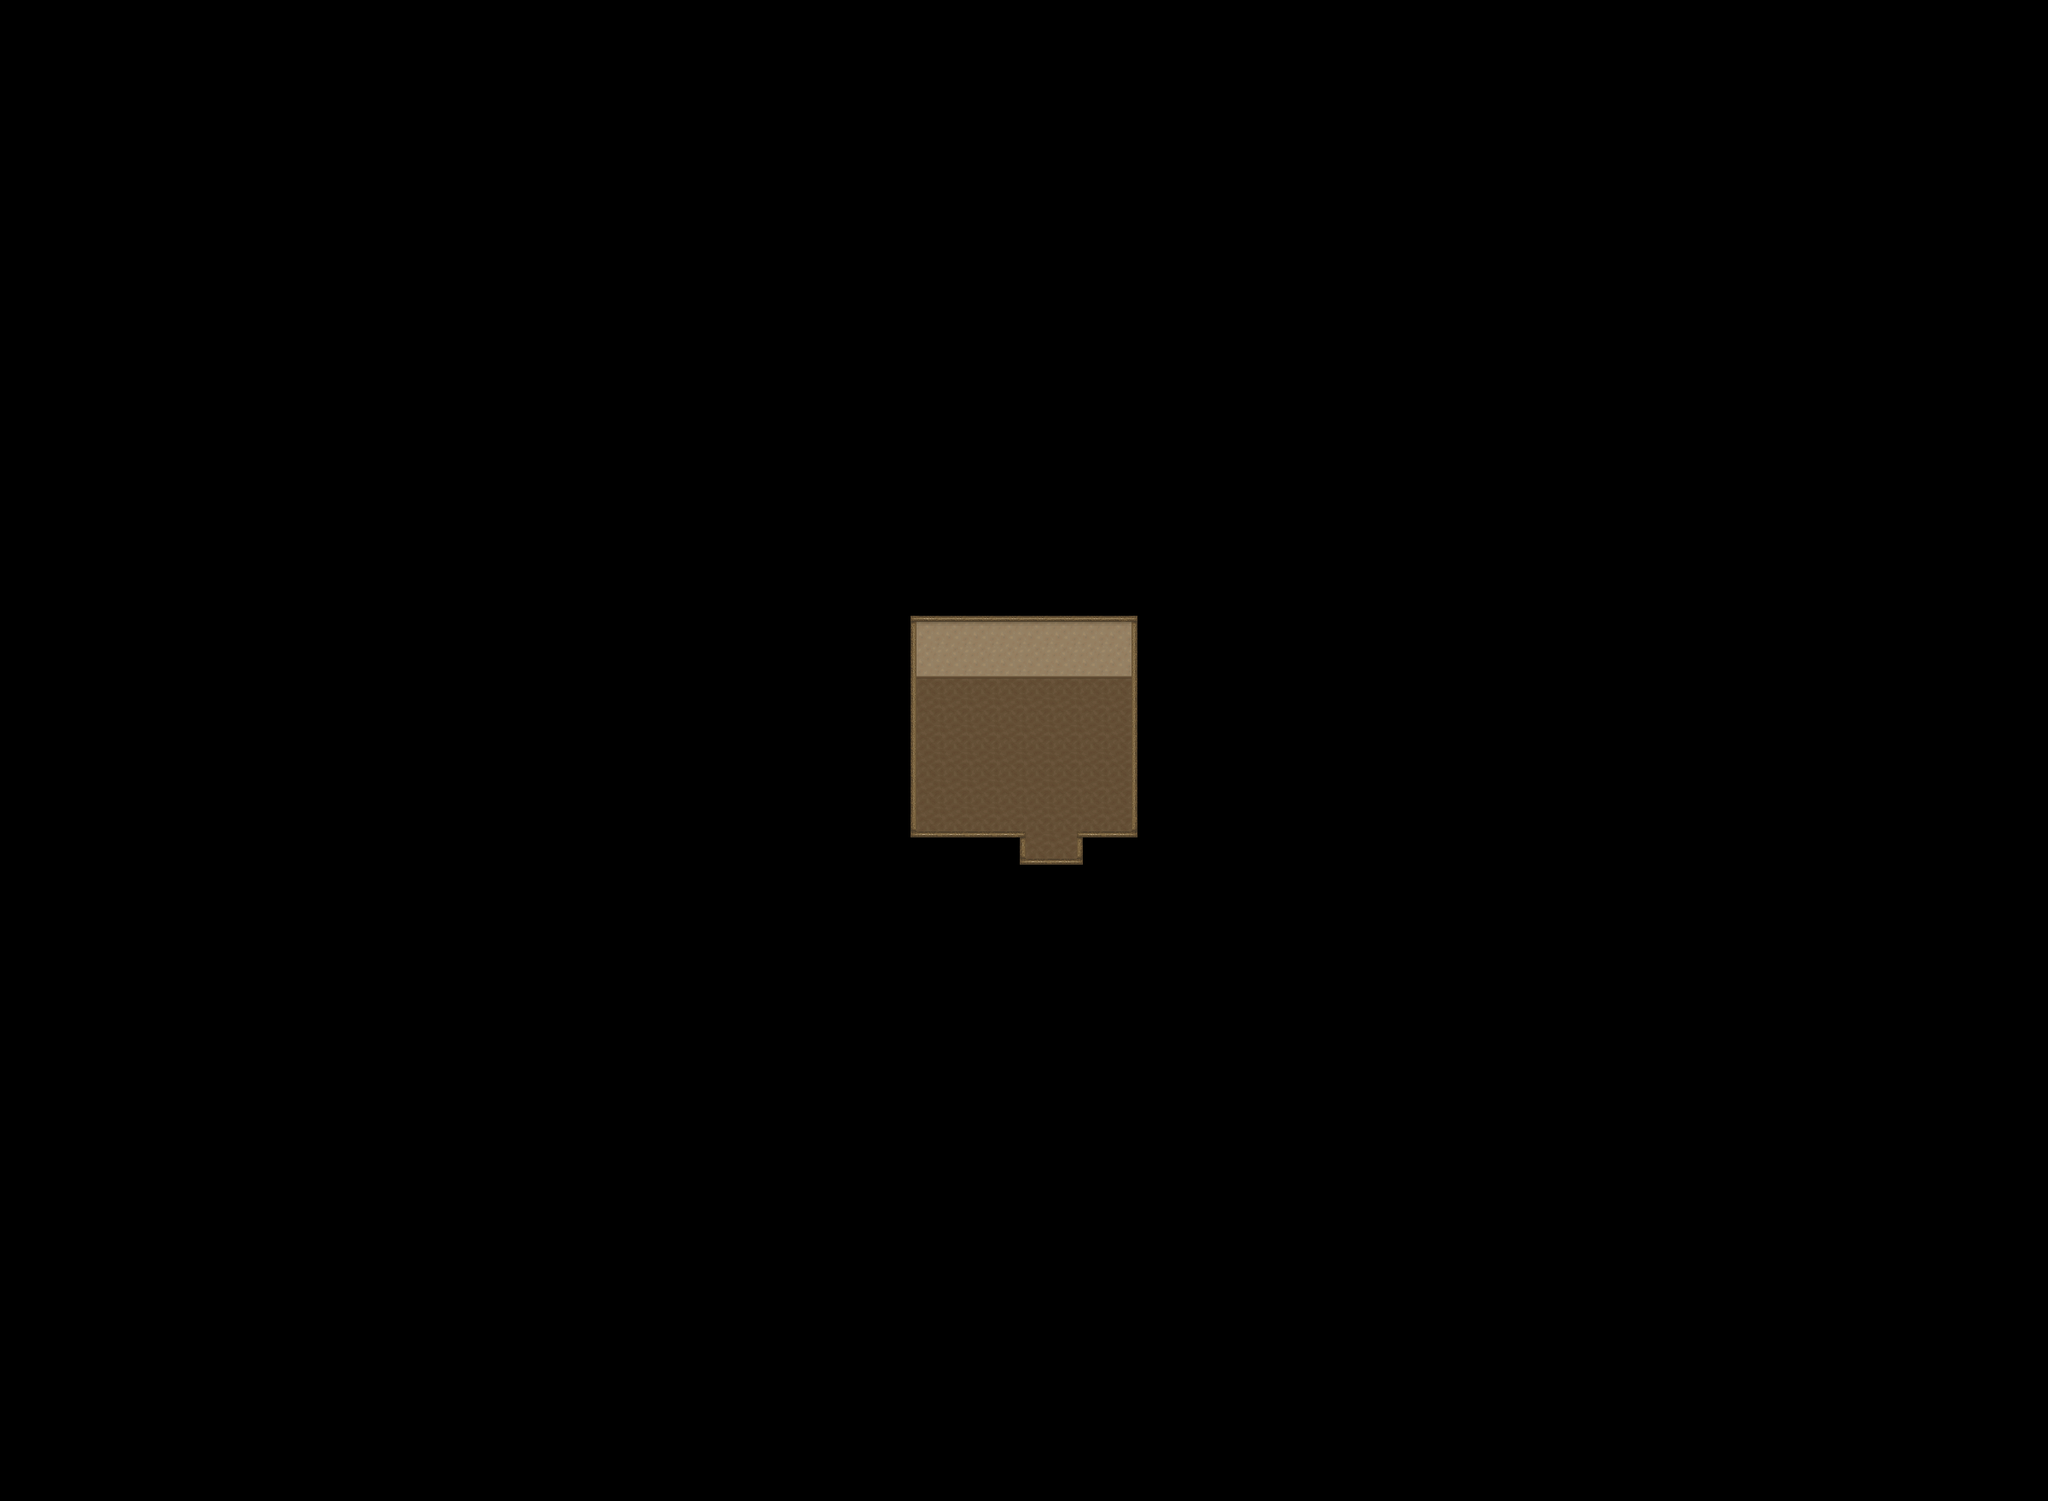

A level layout from a 2D game, rendered from its tile map. Below: a short description, then the map file with tile-grid data replaced by summaries:
An orthogonal 75x55 tile map with 32x32 px tiles, 7 tile layers (Ground, Ground 2, Ground 3, Fringe, ...), 2 hidden layers not drawn, 11 tilesets and 1 object (warp).

<map version="1.4" tiledversion="1.4.1" orientation="orthogonal" renderorder="right-down" compressionlevel="0" width="75" height="55" tilewidth="32" tileheight="32" infinite="0" nextlayerid="11" nextobjectid="21">
 <properties>
  <property name="license" value="CC BY-SA 3.0" />
  <property name="manaplus version" value="2" />
  <property name="minimap" value="graphics/minimaps/020-2-11.png" />
  <property name="music" value="faith.ogg" />
  <property name="name" value="Ramshackle Hut" />
 </properties>
 <tileset firstgid="1" name="Collision" tilewidth="32" tileheight="32" tilecount="9" columns="3">
  <image source="../graphics/tilesets/collision.png" width="96" height="96" />
 </tileset>
 <tileset firstgid="10" name="desert-ground" tilewidth="32" tileheight="32" tilecount="256" columns="16">
  <image source="../graphics/tilesets/desert-ground.png" width="512" height="512" />
 </tileset>
 <tileset firstgid="266" name="desert-accessory" tilewidth="32" tileheight="32" tilecount="128" columns="16">
  <image source="../graphics/tilesets/desert-accessory.png" width="512" height="256" />
 </tileset>
 <tileset firstgid="394" name="desert-hut-indoor" tilewidth="32" tileheight="32" tilecount="160" columns="16">
  <image source="../graphics/tilesets/desert-hut-indoor.png" width="512" height="320" />
 </tileset>
 <tileset firstgid="554" name="desert-hut-indoor-accessory-x1x2" tilewidth="32" tileheight="64" tilecount="32" columns="8">
  <image source="../graphics/tilesets/desert-hut-indoor-accessory-x1x2.png" width="256" height="256" />
 </tileset>
 <tileset firstgid="586" name="desert-hut-indoor-accessory-x1x3" tilewidth="32" tileheight="96" tilecount="27" columns="9">
  <image source="../graphics/tilesets/desert-hut-indoor-accessory-x1x3.png" width="288" height="288" />
 </tileset>
 <tileset firstgid="613" name="desert-hut-indoor-accessory" tilewidth="32" tileheight="32" tilecount="64" columns="8">
  <image source="../graphics/tilesets/desert-hut-indoor-accessory.png" width="256" height="256" />
 </tileset>
 <tileset firstgid="677" name="hurns-indoor-accessory" tilewidth="32" tileheight="32" tilecount="128" columns="8">
  <image source="../graphics/tilesets/hurns-indoor-accessory.png" width="256" height="512" />
 </tileset>
 <tileset firstgid="805" name="sunlight-x4x4" tilewidth="128" tileheight="128" tilecount="4" columns="4">
  <image source="../graphics/tilesets/sunlight-x4x4.png" width="512" height="128" />
  <tile id="0">
   <animation>
    <frame tileid="0" duration="5000" />
    <frame tileid="1" duration="200" />
    <frame tileid="2" duration="200" />
    <frame tileid="3" duration="500" />
    <frame tileid="2" duration="200" />
    <frame tileid="1" duration="200" />
   </animation>
  </tile>
  <tile id="1">
   <animation>
    <frame tileid="1" duration="100" />
    <frame tileid="0" duration="5000" />
    <frame tileid="1" duration="200" />
    <frame tileid="2" duration="200" />
    <frame tileid="3" duration="500" />
    <frame tileid="2" duration="200" />
    <frame tileid="1" duration="100" />
   </animation>
  </tile>
  <tile id="2">
   <animation>
    <frame tileid="1" duration="200" />
    <frame tileid="0" duration="5000" />
    <frame tileid="1" duration="200" />
    <frame tileid="2" duration="200" />
    <frame tileid="3" duration="500" />
    <frame tileid="2" duration="200" />
   </animation>
  </tile>
 </tileset>
 <tileset firstgid="809" name="level-number" tilewidth="32" tileheight="32" tilecount="16" columns="16">
  <image source="../graphics/tilesets/level-number.png" width="512" height="32" />
 </tileset>
 <tileset firstgid="825" name="desert-castle-indoor" tilewidth="32" tileheight="32" tilecount="512" columns="16">
  <image source="../graphics/tilesets/desert-castle-indoor.png" width="512" height="1024" />
 </tileset>
 <layer id="1" name="Ground" width="75" height="55">
  <data>[4125 cells, 4125 non-empty, 3 distinct tile ids]</data>
 </layer>
 <layer id="2" name="Ground 2" width="75" height="55">
  <data>[4125 cells, 18 non-empty, 2 distinct tile ids]</data>
 </layer>
 <layer id="3" name="Ground 3" width="75" height="55">
  <data>[4125 cells, 0 non-empty, 0 distinct tile ids]</data>
 </layer>
 <layer id="4" name="Fringe" width="75" height="55">
  <data>[4125 cells, 0 non-empty, 0 distinct tile ids]</data>
 </layer>
 <layer id="5" name="Over" width="75" height="55">
  <data>[4125 cells, 80 non-empty, 11 distinct tile ids]</data>
 </layer>
 <layer id="6" name="Over 2" width="75" height="55">
  <data>[4125 cells, 0 non-empty, 0 distinct tile ids]</data>
 </layer>
 <layer id="7" name="Over 3" width="75" height="55">
  <data>[4125 cells, 0 non-empty, 0 distinct tile ids]</data>
 </layer>
 <layer id="8" name="Collision" width="75" height="55" visible="0">
  <data>[4125 cells, 4061 non-empty, 1 distinct tile ids]</data>
 </layer>
 <layer id="9" name="Heights" width="75" height="55" visible="0">
  <data>[4125 cells, 0 non-empty, 0 distinct tile ids]</data>
 </layer>
 <objectgroup id="10" name="Object">
  <object id="20" name="To Tulimshar" type="warp" x="1216" y="1024" width="32" height="32">
   <properties>
    <property name="dest_map" value="020-1" />
    <property name="dest_x" value="294" />
    <property name="dest_y" value="149" />
   </properties>
  </object>
 </objectgroup>
</map>
